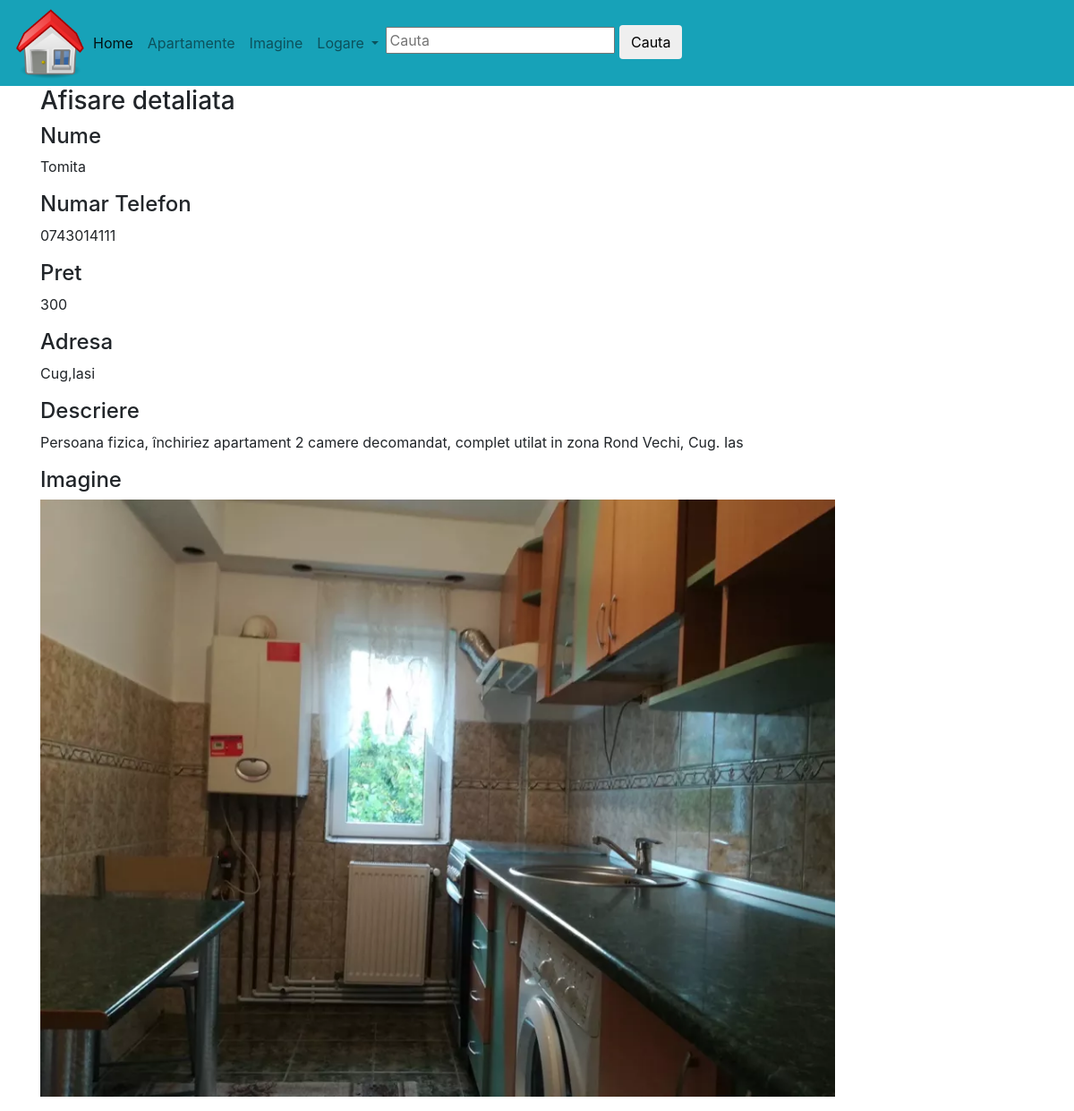
Page /index.php/c_apartamente/view/7 on the committed database.
### tables this page shows
CREATE TABLE `apartamente` (
  `id` int(11) NOT NULL,
  `nume` varchar(100) NOT NULL,
  `telefon` varchar(100) NOT NULL,
  `pret` int(11) NOT NULL,
  `adresa` varchar(100) NOT NULL,
  `descriere` text,
  `imagine` varchar(100) NOT NULL
);

### application/controllers/C_apartamente.php (called while the page is built, shortened)
<?php
class C_apartamente extends CI_Controller {
        public function view($id){
        $this->load->model('Queries');
        $post=$this->Queries->getSinglePost($id);
        $this->load->view('v_view',['post'=>$post]);
        }
}

### index.php (called while the page is built, shortened)
<?php
require_once BASEPATH.'core/CodeIgniter.php';

### application/models/Queries.php (called while the page is built, shortened)
<?php
class Queries extends CI_Model{
    public function getSinglePost($id){
        $this->db->select('id,nume,telefon,pret,adresa,descriere, imagine')->where('id',$id)->from('apartamente');
        $query=$this->db->get();
        if($query->num_rows()>0){
            return $query->row();
        }
    }
}

### application/views/v_view.php (the view)
<?php include_once('header.php') ?>
 <div class="container">
 <h3>Afisare detaliata</h3>
 <h4>Nume</h4>
	<p><?php echo $post->nume; ?></p>
 <h4>Numar Telefon</h4>
	<p><?php echo $post->telefon; ?></p>
 <h4>Pret</h4>
	<p><?php echo $post->pret; ?></p>
 <h4>Adresa</h4>
	<p><?php echo $post->adresa; ?></p>
 <h4>Descriere</h4>
        <p><?php echo $post->descriere; ?></p>
 <h4>Imagine</h4>
 <p>
   <?php
        $imagini=$post->imagine;
        $imaginiSplit= explode(',', $imagini);
         echo '<td>';
        foreach ($imaginiSplit as $imagine) {
        echo '<img width="80%" src="'.base_url().'/assets/imagini/'.$imagine.'"'.'>';
        }
        echo '</td>';
        ?>
 </p>
 </div>
<?php include_once('footer.php') ?>

### rows in the picture
apartamente: nume "Tomita", telefon "0743014111", pret "300", adresa "Cug,Iasi", descriere "Persoana fizica, închiriez apartament 2 camere decomandat, complet utilat in zona Rond Vechi, Cug. Ias", imagine (picture)
